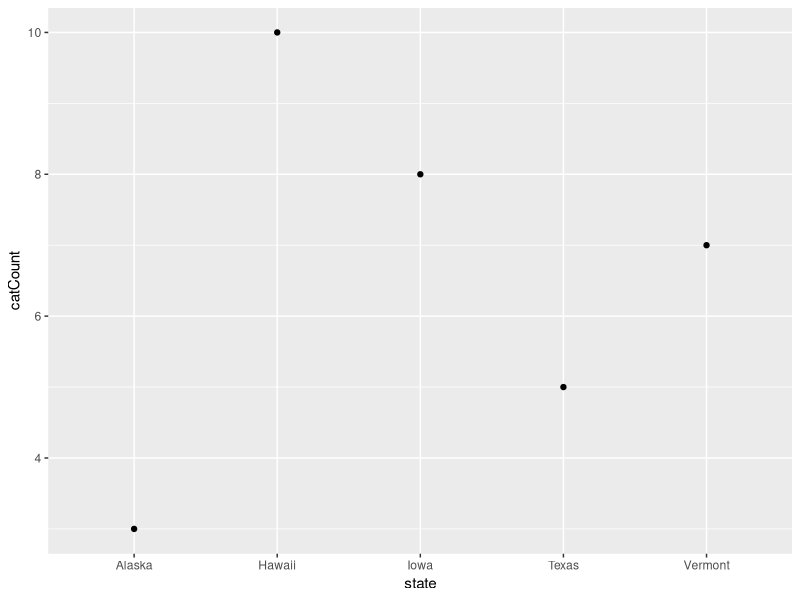

Write the R code that produced this figure. (Note: this script raises an error after producing the figure.)
#Coding with Style 
#Fix this script, using good coding convention. 
#This is a made-up dataset, so you can create any story and associated meaningful variable and filenames to go with it. 
#Put this script into the format for the Outline feature in RStudio
#create dataset
df1<-data.frame(state=c('Iowa','Vermont','Hawaii','Texas','Alaska'),
                var1=c('american goldfinch','hermit thrush','nene','northern mockingbird','willow ptarmigan'),
                snow=c(1,1,0,0,1),
                catCount=sample(3:10, 5, replace=T))

#explore dataset
library(ggplot2)

ggplot(df1,aes(state,catCount))+geom_point()

#### Haldre - add whitespace after commas and before/after +

#create new column
df1$max = 10

#analyze dataset
library(lme4)

mod1<-glm(snow ~ catCount, family=binomial, data=df1)
summary(mod1)

#### Haldre - add whitespace before/after equal sign

#create a csv file
write.csv(df1, "data/tidy/database1.csv")

#### Haldre - stylish! See above for a couple spacing corrections. 
